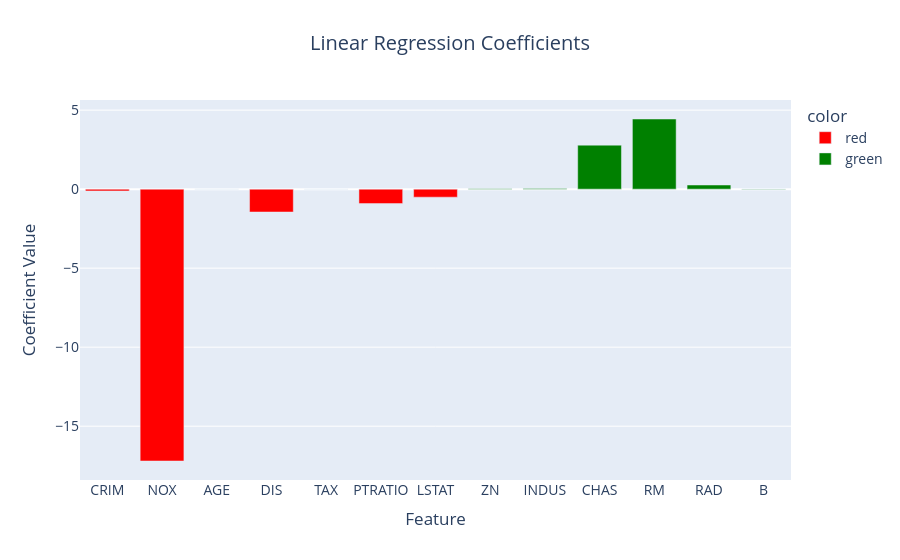
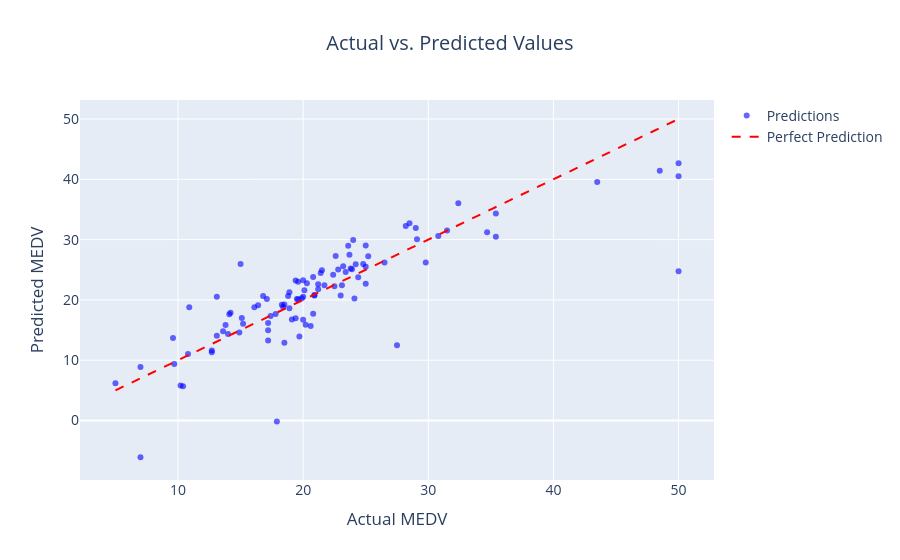

The code cell stored with these charts, in order, in its notebook:
### Markdown cell above
## 5. Visualisation

We visualise the coefficients using an interactive bar plot and compare predicted vs. actual values.

### Code cell
# %% Coefficient Bar Plot
colors = ['green' if c > 0 else 'red' for c in model.coef_]
fig_coef = px.bar(
    x=feature_names,
    y=model.coef_,
    color=colors,
    color_discrete_map={'green': 'green', 'red': 'red'},
    labels={'x': 'Feature', 'y': 'Coefficient'},
    title='Linear Regression Coefficients'
)
fig_coef.update_layout(
    title_x=0.5,
    xaxis_title='Feature',
    yaxis_title='Coefficient Value',
    font=dict(size=14)
)
fig_coef.show()

# Save static version
plt.figure(figsize=(10, 6))
plt.bar(feature_names, model.coef_, color=['green' if c>0 else 'red' for c in model.coef_])
plt.axhline(0, color='black', linestyle='-', linewidth=0.5)
plt.xlabel('Feature')
plt.ylabel('Coefficient')
plt.title('Linear Regression Coefficients')
plt.xticks(rotation=45)
plt.tight_layout()
plt.savefig('plots/coefficients.png', dpi=300)
plt.show()

# %% Actual vs Predicted Plot
fig_actual = go.Figure()
fig_actual.add_trace(go.Scatter(
    x=y_test, y=y_pred,
    mode='markers',
    marker=dict(color='blue', opacity=0.6),
    name='Predictions'
))
fig_actual.add_trace(go.Scatter(
    x=[y_test.min(), y_test.max()],
    y=[y_test.min(), y_test.max()],
    mode='lines',
    line=dict(color='red', dash='dash'),
    name='Perfect Prediction'
))
fig_actual.update_layout(
    title='Actual vs. Predicted Values',
    xaxis_title='Actual MEDV',
    yaxis_title='Predicted MEDV',
    title_x=0.5,
    font=dict(size=14)
)
fig_actual.show()

# Save static version
plt.figure(figsize=(8, 8))
plt.scatter(y_test, y_pred, alpha=0.6)
plt.plot([y_test.min(), y_test.max()], [y_test.min(), y_test.max()], 'r--')
plt.xlabel('Actual MEDV')
plt.ylabel('Predicted MEDV')
plt.title('Actual vs. Predicted Values')
plt.grid(True, alpha=0.3)
plt.tight_layout()
plt.savefig('plots/actual_vs_predicted.png', dpi=300)
plt.show()

### Figure 1 — Plotly figure (JSON) as saved in the notebook; plotly's stock layout.template omitted (floating-point values rounded to 4 significant figures)
{"data": [{"hovertemplate": "color=red<br>Feature=%{x}<br>Coefficient=%{y}<extra></extra>", "legendgroup": "red", "marker": {"color": "red", "pattern": {"shape": ""}}, "name": "red", "orientation": "v", "showlegend": true, "textposition": "auto", "type": "bar", "x": ["CRIM", "NOX", "AGE", "DIS", "TAX", "PTRATIO", "LSTAT"], "xaxis": "x", "y": [-0.1131, -17.2, -0.006296, -1.448, -0.01065, -0.9155, -0.5086], "yaxis": "y"}, {"hovertemplate": "color=green<br>Feature=%{x}<br>Coefficient=%{y}<extra></extra>", "legendgroup": "green", "marker": {"color": "green", "pattern": {"shape": ""}}, "name": "green", "orientation": "v", "showlegend": true, "textposition": "auto", "type": "bar", "x": ["ZN", "INDUS", "CHAS", "RM", "RAD", "B"], "xaxis": "x", "y": [0.03011, 0.04038, 2.784, 4.439, 0.2624, 0.01235], "yaxis": "y"}], "layout": {"barmode": "relative", "font": {"size": 14}, "legend": {"title": {"text": "color"}, "tracegroupgap": 0}, "title": {"text": "Linear Regression Coefficients", "x": 0.5}, "xaxis": {"anchor": "y", "domain": [0, 1], "title": {"text": "Feature"}}, "yaxis": {"anchor": "x", "domain": [0, 1], "title": {"text": "Coefficient Value"}}}}

### Figure 2 — Plotly figure (JSON) as saved in the notebook; plotly's stock layout.template omitted (floating-point values rounded to 4 significant figures)
{"data": [{"marker": {"color": "blue", "opacity": 0.6}, "mode": "markers", "name": "Predictions", "type": "scatter", "x": [23.6, 32.4, 13.6, 22.8, 16.1, 20.0, 17.8, 14.0, 19.6, 16.8, 21.5, 18.9, 7.0, 21.2, 18.5, 29.8, 18.8, 10.2, 50.0, 14.1, 25.2, 29.1, 12.7, 22.4, 14.2, 13.8, 20.3, 14.9, 21.7, 18.3, 23.1, 23.8, 15.0, 20.8, 19.1, 19.4, 34.7, 19.5, 24.4, 23.4, 19.7, 28.2, 50.0, 17.4, 22.6, 15.1, 13.1, 24.2, 19.9, 24.0, 18.9, 35.4, 15.2, 26.5, 43.5, 21.2, 18.4, 28.5, 23.9, 18.5, 25.0, 35.4, 31.5, 20.2, 24.1, 20.0, 13.1, 24.8, 30.8, 12.7, 20.0, 23.7, 10.8, 20.6, 20.8, 5.0, 20.1, 48.5, 10.9, 7.0, 20.9, 17.2, 20.9, 9.7, 19.4, 29.0, 16.4, 25.0, 25.0, 17.1, 23.2, 10.4, 19.6, 17.2, 27.5, 23.0, 50.0, 17.9, 9.6, 17.2, 22.5, 21.4], "y": [29.0, 36.03, 14.82, 25.03, 18.77, 23.25, 17.66, 14.34, 23.01, 20.63, 24.91, 18.64, -6.088, 21.76, 19.24, 26.19, 20.65, 5.795, 40.5, 17.61, 27.25, 30.07, 11.34, 24.16, 17.86, 15.84, 22.78, 14.58, 22.44, 19.2, 22.43, 25.22, 25.94, 17.7, 16.77, 16.95, 31.23, 20.13, 23.77, 24.63, 13.94, 32.26, 42.67, 17.33, 27.28, 16.99, 14.07, 25.9, 20.29, 29.95, 21.29, 34.34, 16.05, 26.23, 39.54, 22.58, 18.85, 32.73, 25.07, 12.89, 22.68, 30.48, 31.53, 15.9, 20.22, 16.71, 20.52, 25.96, 30.62, 11.6, 20.51, 27.48, 11.02, 15.68, 23.79, 6.199, 21.6, 41.41, 18.77, 8.879, 20.83, 13.26, 20.74, 9.365, 23.22, 31.92, 19.1, 25.52, 29.04, 20.14, 25.59, 5.702, 20.09, 14.95, 12.5, 20.73, 24.74, -0.1642, 13.68, 16.18, 22.28, 24.48]}, {"line": {"color": "red", "dash": "dash"}, "mode": "lines", "name": "Perfect Prediction", "type": "scatter", "x": [5, 50], "y": [5, 50]}], "layout": {"font": {"size": 14}, "title": {"text": "Actual vs. Predicted Values", "x": 0.5}, "xaxis": {"title": {"text": "Actual MEDV"}}, "yaxis": {"title": {"text": "Predicted MEDV"}}}}
